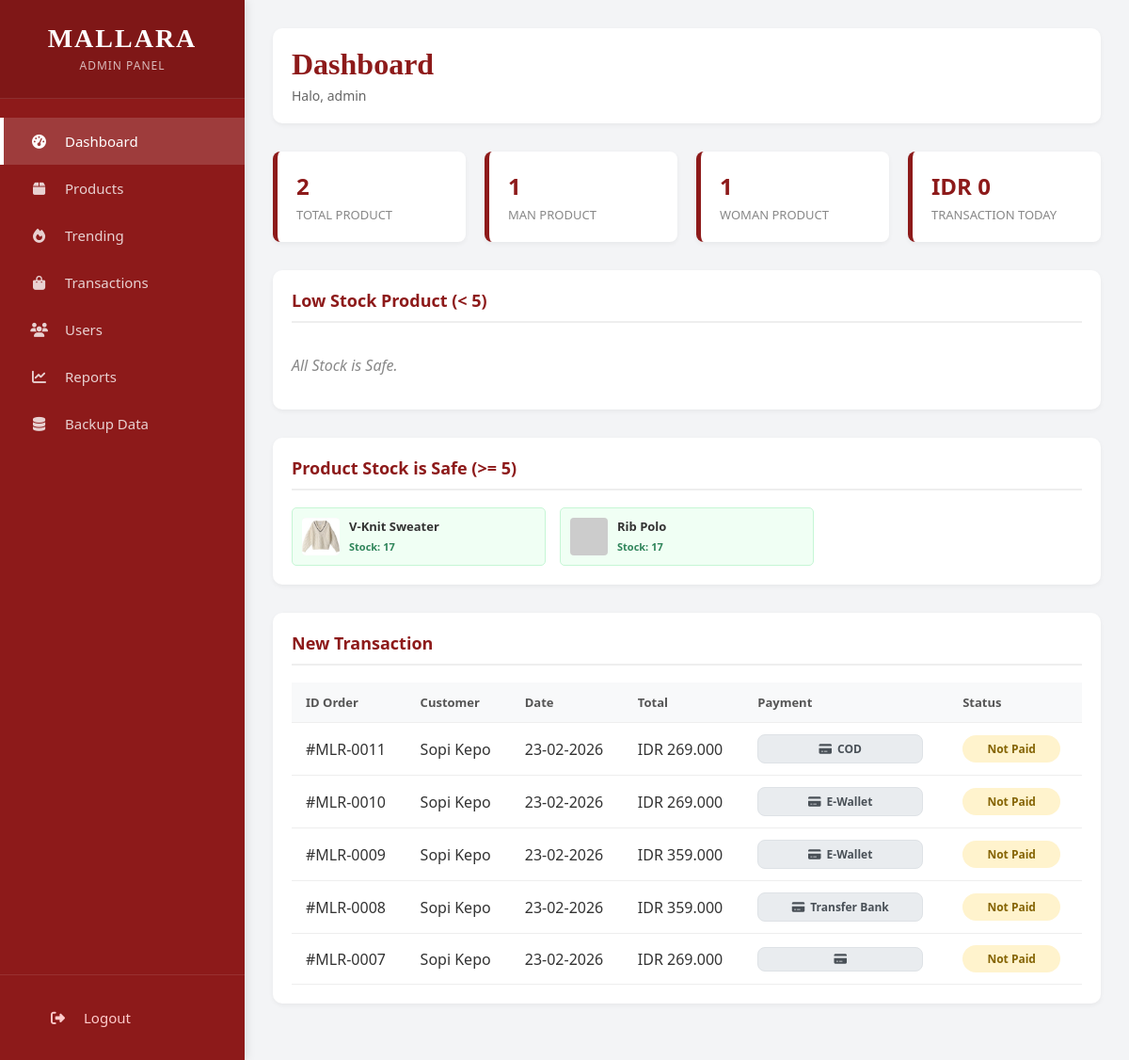
The page /admin/dashboard.php (signed in) on the database its author committed.
### tables this page shows
CREATE TABLE `products` (
  `id` int(11) NOT NULL,
  `name` varchar(100) DEFAULT NULL,
  `price` int(11) DEFAULT NULL,
  `category` enum('man','woman') DEFAULT NULL,
  `image` varchar(255) DEFAULT NULL,
  `stock` int(11) DEFAULT 0,
  `rating` decimal(3,1) DEFAULT 0.0,
  `sold` int(11) DEFAULT 0,
  `is_trending` tinyint(1) DEFAULT 0,
  `description` text DEFAULT NULL,
  `created_at` timestamp NOT NULL DEFAULT current_timestamp()
);

CREATE TABLE `orders` (
  `id` int(11) NOT NULL,
  `user_id` int(11) NOT NULL,
  `invoice_code` varchar(50) DEFAULT NULL,
  `total` decimal(10,2) DEFAULT 0.00,
  `status` enum('Not Paid','Packed','Delivery','Completed','Cancelled','Rating') DEFAULT 'Not Paid',
  `payment_method` varchar(50) DEFAULT NULL,
  `shipping_name` varchar(100) DEFAULT NULL,
  `shipping_phone` varchar(20) DEFAULT NULL,
  `shipping_address` text DEFAULT NULL,
  `items_detail` text DEFAULT NULL,
  `created_at` timestamp NOT NULL DEFAULT current_timestamp()
);

CREATE TABLE `users` (
  `id` int(11) NOT NULL,
  `full_name` varchar(100) DEFAULT NULL,
  `no_telp` varchar(20) DEFAULT NULL,
  `email` varchar(100) NOT NULL,
  `username` varchar(100) NOT NULL,
  `password` varchar(255) NOT NULL,
  `role` enum('admin','petugas','customer') DEFAULT NULL,
  `created_at` timestamp NOT NULL DEFAULT current_timestamp(),
  `phone` varchar(50) DEFAULT NULL,
  `address` text DEFAULT NULL,
  `photo` varchar(255) DEFAULT NULL
);

### admin/dashboard.php (the view, shortened to what this page needs)
<?php
require '../config/database.php';
function getPaymentLabel($method) {
    $labels = [
        'bank' => 'Transfer Bank',
        'ewallet' => 'E-Wallet',
        'cod' => 'COD'
    ];
    return $labels[$method] ?? ucfirst($method);
}
 $qTotalProd = mysqli_query($conn, "SELECT COUNT(*) as c FROM products");
 $totalProd = mysqli_fetch_assoc($qTotalProd)['c'];
 $todayRevenue = 0;
 $qMan = mysqli_query($conn, "SELECT COUNT(*) as c FROM products WHERE category='Man'");
 $countMan = mysqli_fetch_assoc($qMan)['c'];
 $qWoman = mysqli_query($conn, "SELECT COUNT(*) as c FROM products WHERE category='Woman'");
 $countWoman = mysqli_fetch_assoc($qWoman)['c'];
 $qTrx = mysqli_query($conn, "SELECT o.*, u.full_name FROM orders o JOIN users u ON o.user_id = u.id ORDER BY o.id DESC LIMIT 5");
 $qLowStock = mysqli_query($conn, "SELECT * FROM products WHERE stock < 5 ORDER BY stock ASC");
 $qSafeStock = mysqli_query($conn, "SELECT * FROM products WHERE stock >= 5 ORDER BY id DESC LIMIT 3");
?>
<!DOCTYPE html>
<html lang="id">
<head>
    <link rel="stylesheet" href="../assets/css/style.css">
    <link rel="stylesheet" href="https://cdnjs.cloudflare.com/ajax/libs/font-awesome/6.4.0/css/all.min.css">
</head>
<body>
    <aside class="sidebar">
        <div class="sidebar-header"><h2>MALLARA</h2><span>ADMIN PANEL</span></div>
        <nav class="sidebar-menu">
            <a href="dashboard.php" class="menu-item active"><i class="fas fa-tachometer-alt"></i> <span>Dashboard</span></a>
            <a href="products.php" class="menu-item"><i class="fas fa-box"></i> <span>Products</span></a>
            <a href="trending.php" class="menu-item"><i class="fas fa-fire"></i> <span>Trending</span></a>
            <a href="orders.php" class="menu-item"><i class="fas fa-shopping-bag"></i> <span>Transactions</span></a>
            <a href="users.php" class="menu-item"><i class="fas fa-users"></i> <span>Users</span></a>
            <a href="reports.php" class="menu-item"><i class="fas fa-chart-line"></i> <span>Reports</span></a>
            <a href="backup_data.php" class="menu-item"><i class="fas fa-database"></i> <span>Backup Data</span></a>
        </nav>
        <div class="sidebar-footer"><a href="../auth/logout.php" class="menu-item" style="color: #ffcccc;"><i class="fas fa-sign-out-alt"></i> <span>Logout</span></a></div>
    </aside>
    <main class="main-content">
        <div class="admin-topbar">
            <div class="welcome-text"><h1>Dashboard</h1><p>Halo, <?= htmlspecialchars($_SESSION['full_name']) ?></p></div>
        </div>
        <div class="stats-grid">
            <div class="stat-card"><div class="stat-info"><h3><?= $totalProd ?></h3><p>Total Product</p></div></div>
            <div class="stat-card"><div class="stat-info"><h3><?= $countMan ?></h3><p>Man Product</p></div></div>
            <div class="stat-card"><div class="stat-info"><h3><?= $countWoman ?></h3><p>Woman Product</p></div></div>
            <div class="stat-card"><div class="stat-info"><h3>IDR <?= number_format($todayRevenue, 0, ',', '.') ?></h3><p>Transaction Today</p></div></div>
        </div>
        <div class="section-card">
            <h3 class="section-title">Low Stock Product (< 5)</h3>
            <div class="stock-list">
                <?php if (mysqli_num_rows($qLowStock) > 0): ?>
                    <?php while($ls = mysqli_fetch_assoc($qLowStock)):
                        $imgPath = "../assets/img/products/" . $ls['category'] . "/" . $ls['image'];
                        if(!file_exists($imgPath)) $imgPath = "https://picsum.photos/seed/low/50/50";
                    ?>
                    <div class="stock-item low">
                        <img src="<?= $imgPath ?>" alt="img">
                        <div class="stock-text">
                            <h5><?= $ls['name'] ?></h5>
                            <span>Stock: <?= $ls['stock'] ?></span>
                        </div>
                    </div>
                    <?php endwhile; ?>
                <?php else: ?>
                    <p style="color:#888; font-style:italic;">All Stock is Safe.</p>
                <?php endif; ?>
            </div>
        </div>
        <div class="section-card">
            <h3 class="section-title">Product Stock is Safe (>= 5)</h3>
            <div class="stock-list">
                <?php if (mysqli_num_rows($qSafeStock) > 0): ?>
                    <?php while($ss = mysqli_fetch_assoc($qSafeStock)):
                        $imgPath = "../assets/img/products/" . $ss['category'] . "/" . $ss['image'];
                        if(!file_exists($imgPath)) $imgPath = "https://picsum.photos/seed/safe/50/50";
                    ?>
                    <div class="stock-item safe">
                        <img src="<?= $imgPath ?>" alt="img">
                        <div class="stock-text">
                            <h5><?= $ss['name'] ?></h5>
                            <span>Stock: <?= $ss['stock'] ?></span>
                        </div>
                    </div>
                    <?php endwhile; ?>
                <?php else: ?>
                    <p style="color:#888;">Tidak ada produk dalam kategori ini.</p>
                <?php endif; ?>
            </div>
        </div>
        <div class="section-card">
            <h3 class="section-title">New Transaction</h3>
            <table>
                <thead><tr><th>ID Order</th><th>Customer</th><th>Date</th><th>Total</th><th>Payment</th><th>Status</th></tr></thead>
                <tbody>
                    <?php if (mysqli_num_rows($qTrx) > 0): ?>
                        <?php while ($row = mysqli_fetch_assoc($qTrx)):
                            $badgeClass = '';
                            $status = $row['status'];
                            if ($status == 'Process') $badgeClass = 'badge-process';
                            elseif ($status == 'Shipped') $badgeClass = 'badge-shipped';
                            elseif ($status == 'Delivered') $badgeClass = 'badge-delivered';
                            elseif ($status == 'Done') $badgeClass = 'badge-done';
                            elseif ($status == 'Cancelled') $badgeClass = 'badge-cancelled';
                            else $badgeClass = 'badge-pending';
                        ?>
                        <tr>
                            <td>#MLR-<?= sprintf('%04d', $row['id']) ?></td>
                            <td><?= $row['full_name'] ?></td>
                            <td><?= date('d-m-Y', strtotime($row['created_at'])) ?></td>
                            <td>IDR <?= number_format($row['total'], 0, ',', '.') ?></td>
                            <td>
                                <span class="payment-badge">
                                    <i class="fas fa-credit-card"></i> <?= getPaymentLabel($row['payment_method']) ?>
                                </span>
                            </td>
                            <td><span class="badge <?= $badgeClass ?>"><?= ucfirst($status) ?></span></td>
                        </tr>
                        <?php endwhile; ?>
                    <?php else: ?>
                        <tr><td colspan="6" style="text-align: center; padding: 20px;">Belum ada transaksi.</td></tr>
                    <?php endif; ?>
                </tbody>
            </table>
        </div>
    </main>
</body>
</html>

### assets/css/style.css (style rules this page uses)
body { margin:0; font-family: 'Segoe UI'; background:#8b0000; color:white; }

### admin/dashboard.php (style rules this page uses)
:root { --admin-primary: #8d1a1a; --admin-bg: #f3f4f6; }
body { margin: 0; padding: 0; font-family: 'Segoe UI', sans-serif; background: var(--admin-bg); display: flex; min-height: 100vh; color: #333; }
.sidebar { width: 260px; background: var(--admin-primary); color: white; position: fixed; top: 0; left: 0; height: 100%; display: flex; flex-direction: column; box-shadow: 2px 0 10px rgba(0,0,0,0.1); z-index: 1000; }
.sidebar-header { padding: 25px; text-align: center; border-bottom: 1px solid rgba(255,255,255,0.1); background: rgba(0,0,0,0.1); }
.sidebar-header h2 { margin: 0; font-family: 'Times New Roman', serif; letter-spacing: 2px; font-size: 28px; }
.sidebar-header span { font-size: 12px; opacity: 0.7; letter-spacing: 1px; }
.sidebar-menu { flex: 1; padding-top: 20px; }
.menu-item { display: flex; align-items: center; padding: 15px 25px; color: rgba(255,255,255,0.8); text-decoration: none; transition: 0.3s; border-left: 4px solid transparent; font-size: 15px; }
.menu-item i { width: 25px; text-align: center; margin-right: 15px; }
.menu-item:hover, .menu-item.active { background: rgba(255, 255,255, 0.15); color: white; border-left-color: #fff; }
.sidebar-footer { padding: 20px; border-top: 1px solid rgba(255,255,255,0.1); }
.main-content { margin-left: 260px; flex: 1; padding: 30px; width: calc(100% - 260px); }
.admin-topbar { display: flex; justify-content: space-between; align-items: center; margin-bottom: 30px; background: white; padding: 20px; border-radius: 10px; box-shadow: 0 2px 5px rgba(0,0,0,0.05); }
.welcome-text h1 { margin: 0; color: var(--admin-primary); font-family: 'Times New Roman', serif; font-size: 32px; }
.welcome-text p { margin: 5px 0 0; color: #666; font-size: 14px; }
.stats-grid { display: grid; grid-template-columns: repeat(auto-fit, minmax(200px, 1fr)); gap: 20px; margin-bottom: 30px; }
.stat-card { background: white; padding: 20px; border-radius: 8px; box-shadow: 0 2px 5px rgba(0,0,0,0.05); border-left: 5px solid var(--admin-primary); }
.stat-info h3 { margin: 0; font-size: 24px; color: var(--admin-primary); font-weight: bold; }
.stat-info p { margin: 5px 0 0; color: #888; font-size: 13px; text-transform: uppercase; }
.section-card { background: white; padding: 20px; border-radius: 10px; box-shadow: 0 2px 5px rgba(0,0,0,0.05); margin-bottom: 30px; }
.section-title { margin-top: 0; color: var(--admin-primary); border-bottom: 2px solid #eee; padding-bottom: 10px; font-size: 18px; }
.stock-list { display: grid; grid-template-columns: repeat(auto-fill, minmax(200px, 1fr)); gap: 15px; margin-top: 15px; }
.stock-item { display: flex; align-items: center; padding: 10px; border-radius: 5px; border: 1px solid #eee; }
.stock-item img { width: 40px; height: 40px; object-fit: cover; border-radius: 4px; margin-right: 10px; }
.stock-text h5 { margin: 0; font-size: 13px; color: #333; }
.stock-text span { font-size: 11px; font-weight: bold; }
.stock-item.safe { background: #f0fff4; border-color: #c6f6d5; }
.stock-item.safe span { color: #2f855a; }
table { width: 100%; border-collapse: collapse; margin-top: 15px; }
th, td { padding: 12px 15px; text-align: left; border-bottom: 1px solid #eee; }
th { background-color: #f8f9fa; color: #555; font-weight: 600; font-size: 13px; }
.badge { padding: 6px 12px; border-radius: 20px; font-size: 12px; font-weight: bold; color: white; text-transform: capitalize; display: inline-block; min-width: 80px; text-align: center; }
.badge-pending { background: #fff3cd; color: #856404; }
.payment-badge { display: inline-flex; align-items: center; justify-content: center; gap: 6px; padding: 6px 12px; border-radius: 8px; font-size: 12px; font-weight: 600; background: #e9ecef; color: #495057; border: 1px solid #dee2e6; min-width: 150px; text-align: center; white-space: nowrap; }

### rows shown on the page
products: category+image (picture), name "V-Knit Sweater", stock "17"
products: name "Rib Polo", stock "17"
orders: id "0011", user.full_name "Sopi Kepo", created_at "23-02-2026", total "269.000", payment_method "COD", status "Not Paid"
orders: id "0010", user.full_name "Sopi Kepo", created_at "23-02-2026", total "269.000", payment_method "E-Wallet", status "Not Paid"
orders: id "0009", user.full_name "Sopi Kepo", created_at "23-02-2026", total "359.000", payment_method "E-Wallet", status "Not Paid"
orders: id "0008", user.full_name "Sopi Kepo", created_at "23-02-2026", total "359.000", payment_method "Transfer Bank", status "Not Paid"
orders: id "0007", user.full_name "Sopi Kepo", created_at "23-02-2026", total "269.000", status "Not Paid"

### other values the page prints
$_SESSION['full_name'] "admin"
$totalProd "2"
$countMan "1"
$countWoman "1"
$todayRevenue "0"
